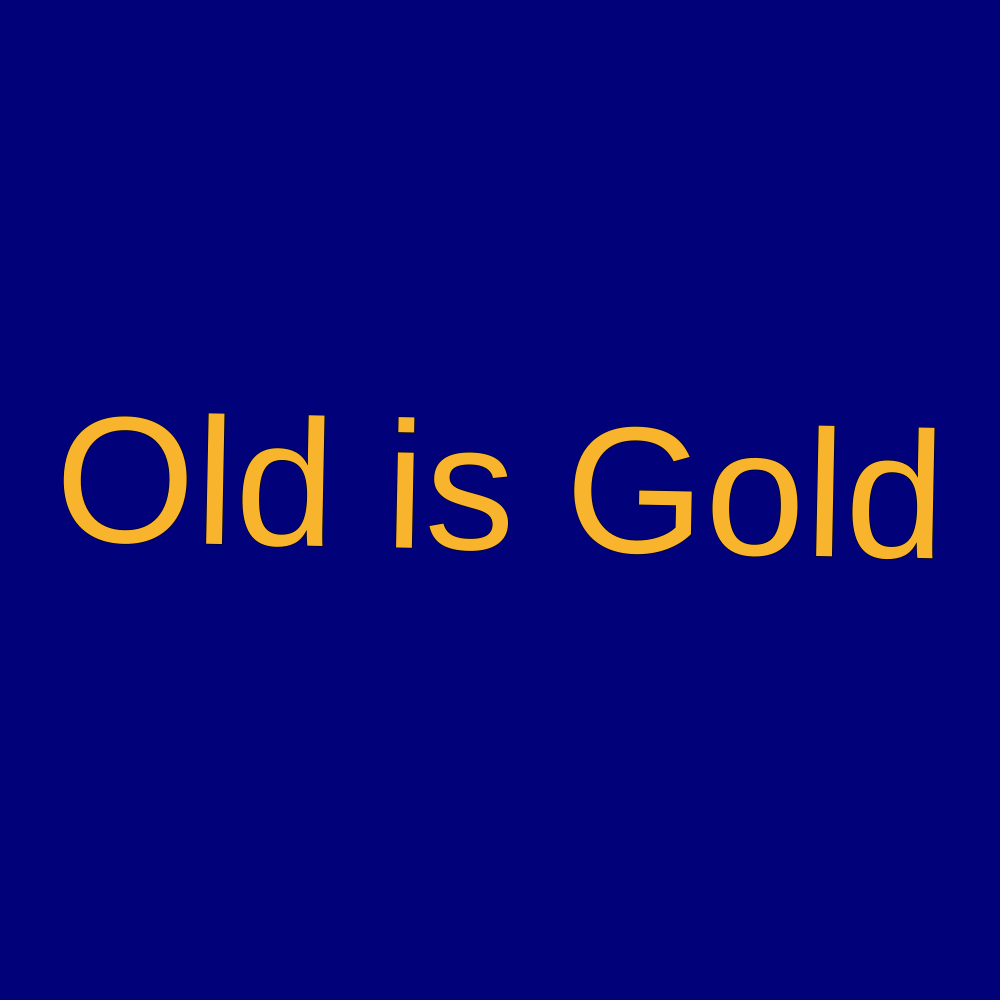
Frame 1 (no input)
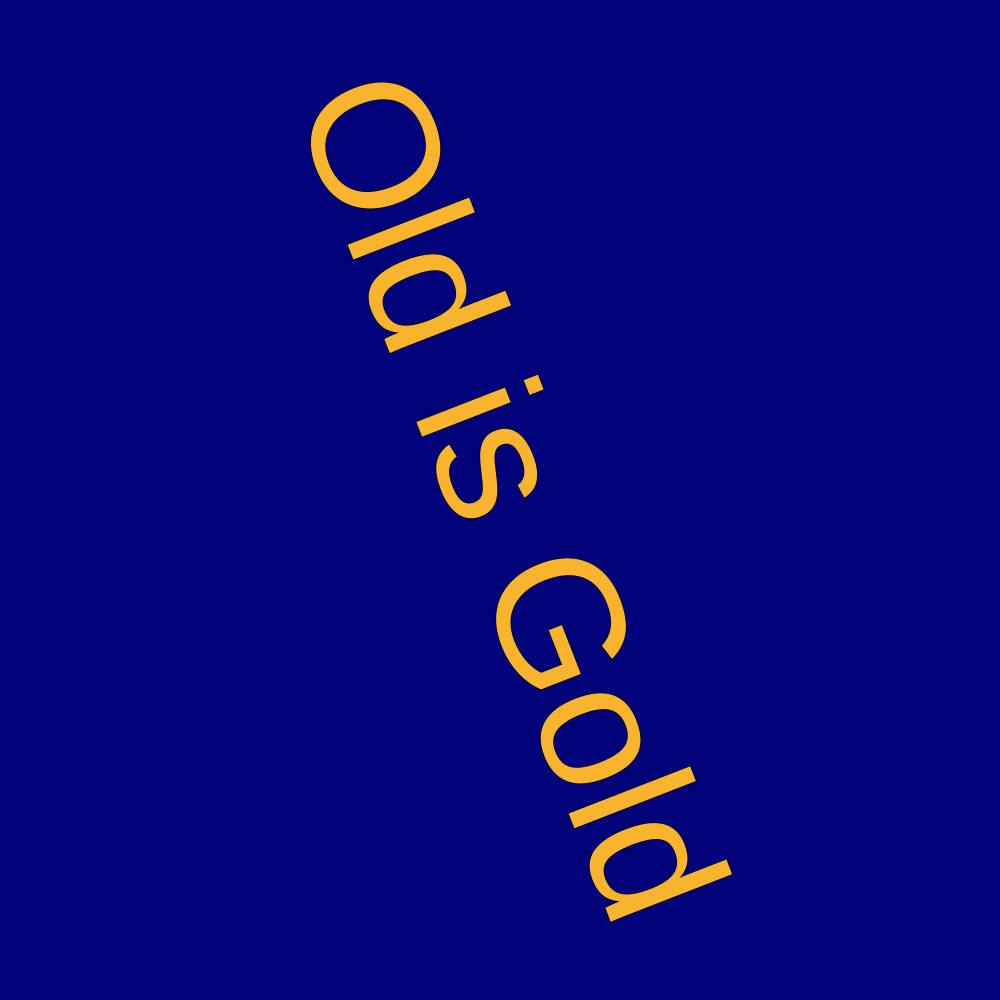
Frame 60 (no input)
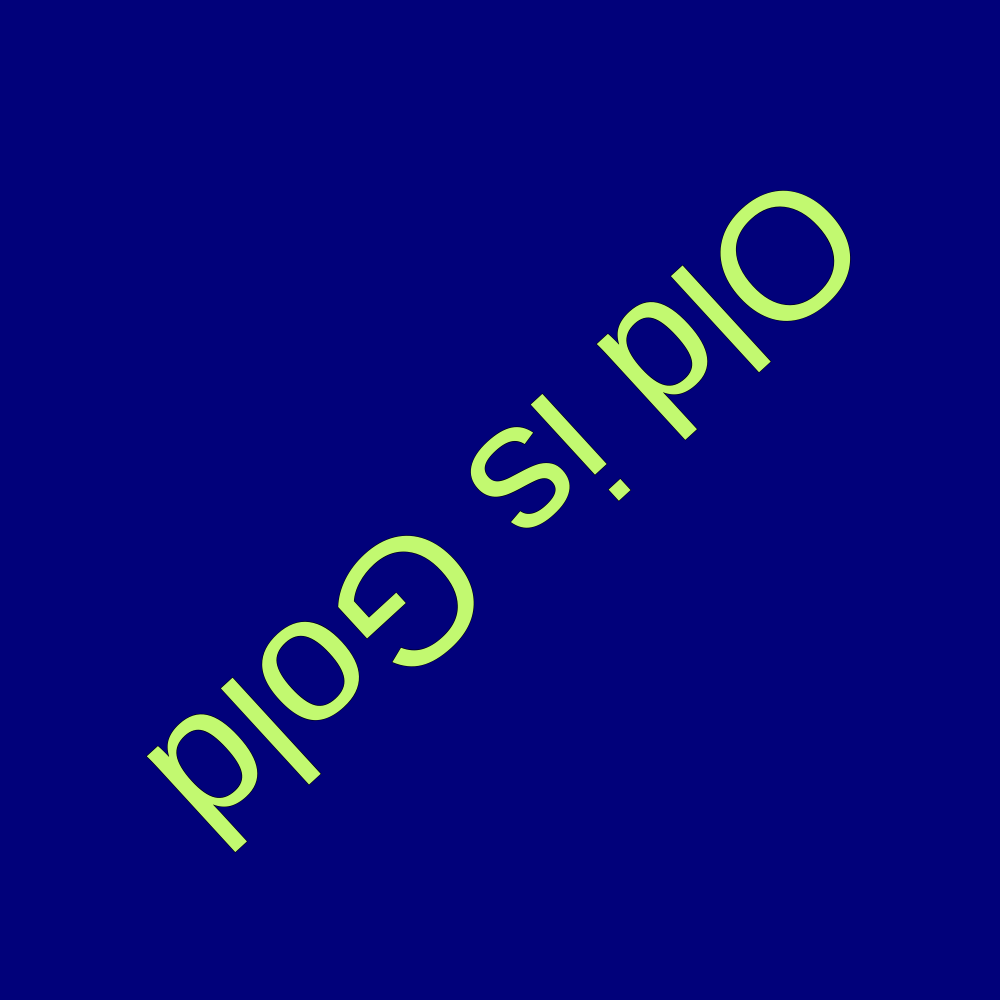
Frame 120 (the mouse pressed at the canvas centre since frame 60)

The p5.js sketch that drew these frames (run headless with seeded random() and noise() and a simulated clock; from frame 60 on, the mouse is pressed at the canvas centre):

// p5.js sketch
// ── sketch.js
let x, y;
let textColor;
// Variables being created to position the text and the text color

function setup() {
  createCanvas(1000, 1000);
  textAlign(CENTER, CENTER);
//   aligns the text in the center
  textSize(180);
  x = width / 2;
  y = height / 2;
// Text size is kept at 180pixels
}

function draw() {
    background(1, 1, 122);
// background is set to blue
  let atext = "Old is Gold";
  let textwidth = textWidth(atext);
  let textheight = textAscent() + textDescent();
// Calculating the width and height of the text used when hovering over the text to change the color. 
  
  if (mouseX > x - textwidth / 2 &&
      mouseX < x + textwidth / 2 &&
      mouseY > y - textheight / 2 &&
      mouseY < y + textheight / 2 ) {
    textColor = color(194, 249, 112);
//     This is used to check if the user is hovering over the text positions, if they are then the text color changes if not it remains the same.
  }
    else {
      textColor = color(249, 180, 45);
    }

  push();
  translate(x, y);
  rotate(frameCount * 0.02);
//   Text is made to rotate here based on the frame count speed.
  fill(textColor);
  stroke(0)
  text(atext, 0, 0);
  pop();
}
